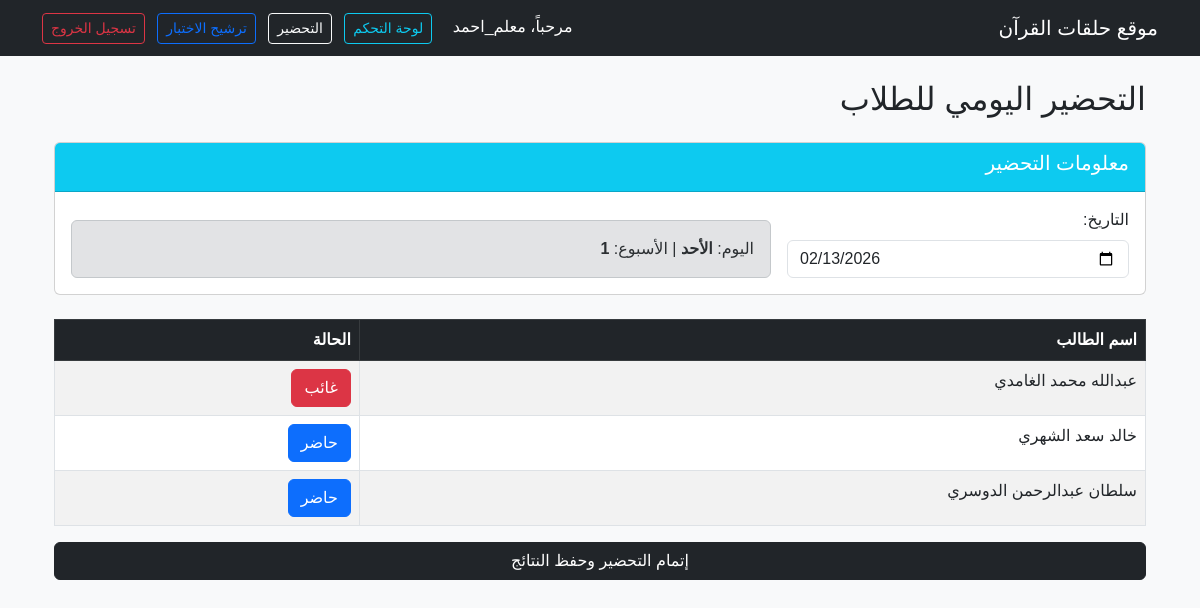
Page /attendance/ (signed in) on the earlier database version.
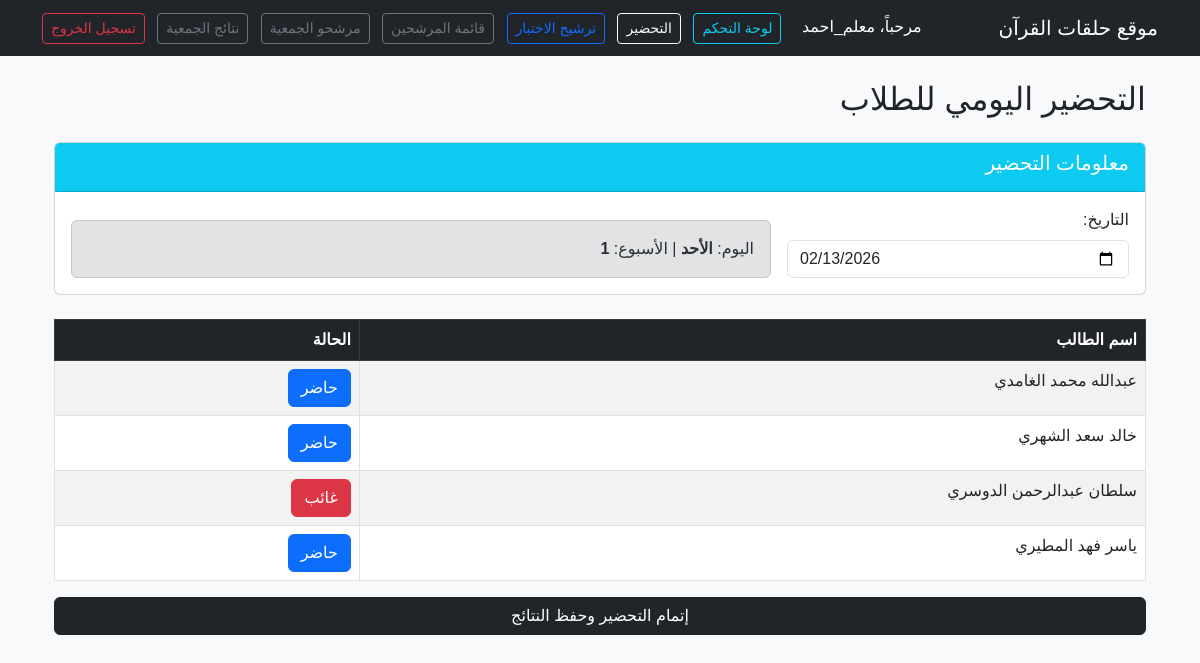
Same page on the later database version.
### quran_center/models.py (models this page shows, shortened)
class Student(models.Model):
    identity_number = models.CharField(
        max_length=10,
        validators=[id_validator],
        unique=True,
        verbose_name="رقم الهوية"
    )
    GRADE_CHOICES = [
        ('1_pri', 'أول ابتدائي'), ('2_pri', 'ثاني ابتدائي'), ('3_pri', 'ثالث ابتدائي'),
        ('4_pri', 'رابع ابتدائي'), ('5_pri', 'خامس ابتدائي'), ('6_pri', 'سادس ابتدائي'),
        ('1_med', 'أول متوسط'), ('2_med', 'ثاني متوسط'), ('3_med', 'ثالث متوسط'),
        ('1_sec', 'أول ثانوي'), ('2_sec', 'ثاني ثانوي'), ('3_sec', 'ثالث ثانوي'),
        ('uni', 'جامعي'),
    ]
    STATUS_CHOICES = [('منتظر', 'منتظر'), ('منتظم', 'منتظم')]
    full_name = models.CharField(max_length=200, verbose_name="الاسم الثلاثي")
    student_phone = models.CharField(max_length=15, blank=True, null=True, verbose_name="جوال الطالب")
    parent_phone = models.CharField(max_length=15, verbose_name="جوال ولي الأمر")
    identity_number = models.CharField(max_length=10, unique=True, verbose_name="رقم الهوية")
    parent_identity = models.CharField(max_length=10, verbose_name="رقم هوية ولي الأمر")
    grade = models.CharField(max_length=20, choices=GRADE_CHOICES, verbose_name="الصف الدراسي")
    birth_date = models.DateField(verbose_name="تاريخ الميلاد")
    last_tested_part = models.CharField(
        max_length=50,
        choices=LAST_TESTED_PART_CHOICES,
        default='0',
        verbose_name="آخر جزء تم اختباره"
    )
    previous_center = models.CharField(max_length=100, blank=True, null=True, verbose_name="التحفيظ السابق")
    neighborhood = models.CharField(max_length=100, verbose_name="الحي")
    teacher = models.ForeignKey(User, on_delete=models.SET_NULL, null=True, blank=True, verbose_name="المعلم المسؤول")
    status = models.CharField(max_length=20, default='منتظر', choices=STATUS_CHOICES)
    educational_stage = models.CharField(max_length=50, blank=True)
    absence_reset_at = models.DateField(blank=True, null=True, verbose_name="تاريخ تصفير الغياب المؤقت")
    created_at = models.DateTimeField(auto_now_add=True)

class Attendance(models.Model):
    WEEKDAY_CHOICES = [
        ('الأحد', 'الأحد'),
        ('الاثنين', 'الاثنين'),
        ('الثلاثاء', 'الثلاثاء'),
        ('الأربعاء', 'الأربعاء'),
        ('الخميس', 'الخميس'),
    ]
    STATUS_CHOICES = [
        ('حاضر', 'حاضر'),
        ('غائب', 'غائب'),
        ('مستأذن', 'مستأذن'),
        ('متأخر', 'متأخر'),
    ]
    student = models.ForeignKey(Student, on_delete=models.CASCADE, verbose_name="الطالب")
    date = models.DateField(verbose_name="التاريخ")
    weekday = models.CharField(max_length=10, choices=WEEKDAY_CHOICES, verbose_name="اليوم")
    week_number = models.IntegerField(verbose_name="رقم الأسبوع")
    status = models.CharField(max_length=10, choices=STATUS_CHOICES, default='حاضر', verbose_name="الحالة")
    created_at = models.DateTimeField(auto_now_add=True)
    class Meta:
        unique_together = ('student', 'date')
        verbose_name = "حضور"
        verbose_name_plural = "سجلات الحضور"
        ordering = ['-date']

### quran_center/views.py (the view, shortened to what this page needs)
# urls.py: path('attendance/', views.take_attendance, name='take_attendance'),
@login_required
def take_attendance(request):
    students = Student.objects.filter(teacher=request.user, status='منتظم')
    today = timezone.now().date()
    selected_date_str = request.POST.get('attendance_date') or request.GET.get('date') or str(today)
    try:
        selected_date = datetime.strptime(selected_date_str, "%Y-%m-%d").date()
    except ValueError:
        selected_date = today
    weekday_map = {
        6: 'الأحد',      # Sunday
        0: 'الاثنين',    # Monday
        1: 'الثلاثاء',   # Tuesday
        2: 'الأربعاء',   # Wednesday
        3: 'الخميس',    # Thursday
    }
    current_weekday = weekday_map.get(selected_date.weekday(), 'الأحد')
    current_week = AcademicCalendar.get_week_from_date(selected_date)
    existing_attendance = Attendance.objects.filter(student__in=students, date=selected_date)
    attendance_map = {item.student_id: item.status for item in existing_attendance}
    context = {
        'students': students,
        'current_weekday': current_weekday,
        'current_week': current_week,
        'selected_date': selected_date,
        'today': today,
        'attendance_map': attendance_map,
    }
    return render(request, 'attendance.html', context)

### quran_center/models.py (called while the page is built)
    @classmethod
    def get_week_from_date(cls, target_date):
        week = cls.objects.filter(
            start_date__lte=target_date,
            end_date__gte=target_date
        ).first()
        return week.week_number if week else 1

### quran_center/templatetags/role_tags.py (called while the page is built)
@register.filter
def has_role(user, role_code):
    if not user or not user.is_authenticated:
        return False
    if user.is_superuser:
        return True
    return UserRole.objects.filter(user=user, role__code=role_code).exists()

@register.filter
def dict_get(value, key):
    if isinstance(value, dict):
        return value.get(key)
    return None

### quran_center/templates/attendance.html (shortened to what this page needs)
{% extends "base.html" %}
{% load role_tags %}
{% block content %}
<div class="container mt-4" dir="rtl">
    <h2 class="mb-4">التحضير اليومي للطلاب</h2>
    {% if students %}
    <form method="post">
        <div class="card mb-4">
            <div class="card-header bg-info text-white">
                <h5>معلومات التحضير</h5>
            </div>
            <div class="card-body">
                <div class="row g-3">
                    <div class="col-md-4">
                        <label class="form-label">التاريخ:</label>
                        <input type="date" name="attendance_date" class="form-control" value="{{ selected_date|date:'Y-m-d' }}" required>
                    </div>
                    <div class="col-md-8 d-flex align-items-end">
                        <div class="alert alert-secondary w-100 mb-0">
                            اليوم: <strong>{{ current_weekday }}</strong> | الأسبوع: <strong>{{ current_week }}</strong>
                        </div>
                    </div>
                </div>
            </div>
        </div>
        <table class="table table-bordered table-striped">
            <thead class="table-dark">
                <tr>
                    <th>اسم الطالب</th>
                    <th>الحالة</th>
                </tr>
            </thead>
            <tbody>
                {% for student in students %}
                <tr>
                    <td>{{ student.full_name }}</td>
                    <td>
                    {% with status=attendance_map|dict_get:student.id %}
                    <button type="button"
                        class="btn {% if status == 'غائب' %}btn-danger{% elif status == 'مستأذن' %}btn-warning{% elif status == 'متأخر' %}btn-secondary{% else %}btn-primary{% endif %}"
                        onclick="toggleStatus('{{ student.id }}')"
                        id="btn_{{ student.id }}">{{ status|default:'حاضر' }}</button>
                    {% endwith %}
                    </td>
                </tr>
                {% endfor %}
            </tbody>
        </table>
        <button type="submit" class="btn btn-dark w-100">إتمام التحضير وحفظ النتائج</button>
    </form>
    {% else %}
        <div class="alert alert-info">
            لا يوجد طلاب مسجلين لك حالياً.
        </div>
    {% endif %}
</div>
{% endblock %}

### quran_center/templates/base.html (shortened to what this page needs)
<!DOCTYPE html>
<html lang="ar" dir="rtl">
<head>
    <link rel="stylesheet" href="https://cdn.jsdelivr.net/npm/bootstrap@5.3.0/dist/css/bootstrap.rtl.min.css">
</head>
<body class="bg-light">
{% load role_tags %}
<nav class="navbar navbar-dark bg-dark mb-4">
    <div class="container">
        <span class="navbar-brand">موقع حلقات القرآن</span>
        <div>
            {% if user.is_authenticated %}
                <span class="text-white me-3">مرحباً، {{ user.username }}</span>
                <a href="{% url 'teacher_dashboard' %}" class="btn btn-outline-info btn-sm me-2">لوحة التحكم</a>
                <a href="{% url 'take_attendance' %}" class="btn btn-outline-light btn-sm me-2">التحضير</a>
                <a href="{% url 'nominate_exam' %}" class="btn btn-outline-primary btn-sm me-2">ترشيح الاختبار</a>
                {% if user|has_role:"examiner" %}
                <a href="{% url 'nominated_students' %}" class="btn btn-outline-secondary btn-sm me-2">قائمة المرشحين</a>
                <a href="{% url 'association_candidates' %}" class="btn btn-outline-secondary btn-sm me-2">مرشحو الجمعية</a>
                <a href="{% url 'association_results' %}" class="btn btn-outline-secondary btn-sm me-2">نتائج الجمعية</a>
                {% endif %}
                <form method="post" action="{% url 'logout' %}" style="display: inline;">
                    <button type="submit" class="btn btn-outline-danger btn-sm">تسجيل الخروج</button>
                </form>
            {% else %}
                <a href="{% url 'login' %}" class="btn btn-outline-light">تسجيل دخول المعلمين</a>
            {% endif %}
        </div>
    </div>
</nav>
<div class="container">
    {% block content %}
    {% endblock %}
</div>
</body>
</html>

### quran_center/templates/base.html (style rules this page uses)
body { font-family: 'Arial', sans-serif; }

Differences in the rows shown:
changed Attendance (number 1 of 4 on the later page): status "غائب" → "حاضر"
changed Attendance: status "حاضر" → "غائب"
now on this page (row edited): Student: full_name "ياسر فهد المطيري"
added Attendance: status "حاضر"
Other differences:
text now shown: "قائمة المرشحين مرشحو الجمعية نتائج الجمعية"
